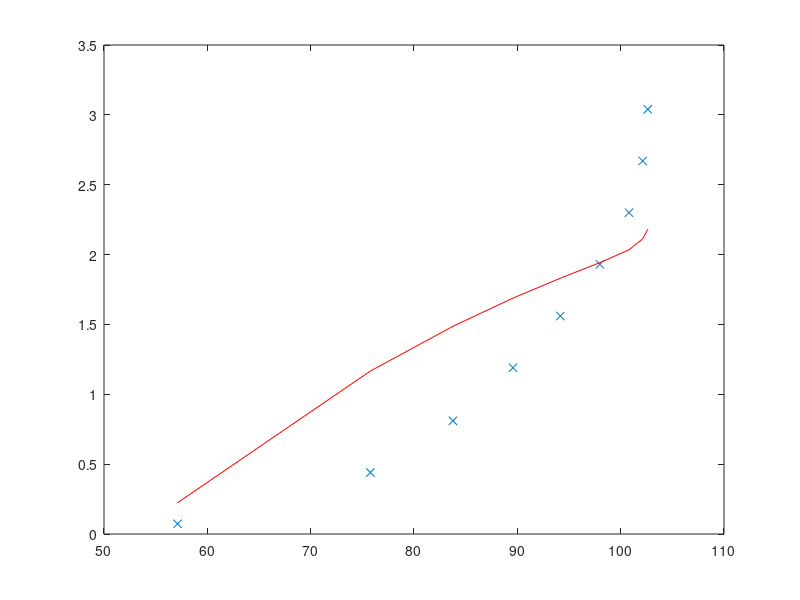

Here is the MATLAB script that generated this plot:
%Defining variables
y= [0.073 0.44 0.81 1.19 1.56 1.93 2.3 2.67 3.04]; % vertical coordinate (m)
u= [57.12 75.78 83.77 89.58 94.16 97.99 100.81 102.13 102.62]; % streamwise velocity (m/s)
k=0.4; % Von Karman constant
v=0.01; % Kinematic viscosity of water (cm^2/s^-1)


%defining the model of the function 
ft=@(ustar,u) ((1/k)*log((y*ustar)/v)*ustar);
[beta,R,JCOVB,MSE] = nlinfit(u, y, ft, [1]);

%Plotting logarithmic line
figure(1)
plot(u,y,'x')
hold on
plot(u,ft(beta,u),'r')
hold off
